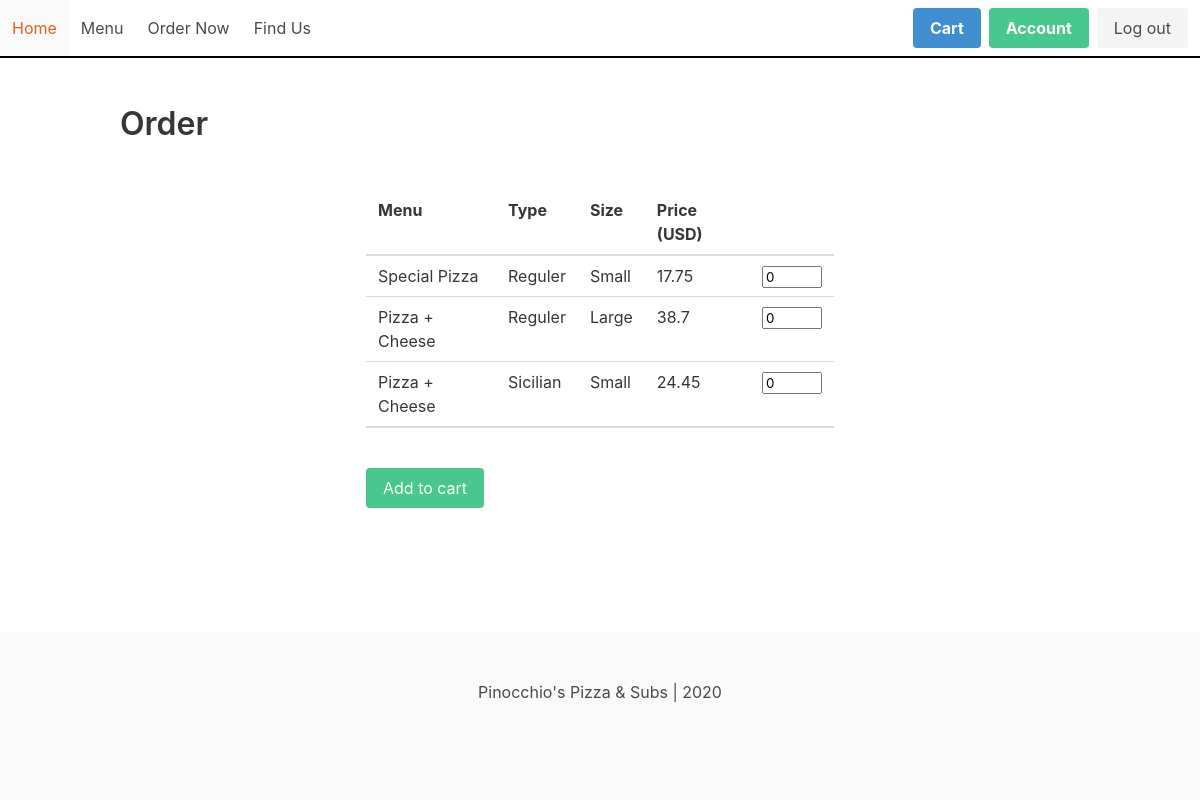
Page /order (signed in) on the committed database.
### pizza/models.py (models this page shows)
class Menu(models.Model):
    MENU_CATEGORY = (
        ("pizza", "pizza"),
        ("pasta", 'pasta'),
        ("subs", "subs"),
        ("platters", 'platters'),
        ("toppings", "toppings"),
        ("salads", "salads")
    )
    MENU_SIZE = (
        ("Small", "Small"),
        ("Large", "Large")
    )
    MENU_PIZZA_TYPE = (
        ("Reguler", "Reguler"),
        ("Sicilian","Sicilian")
    )
    menu_id = models.AutoField(primary_key=True)
    menu_category = models.CharField(max_length=10, choices=MENU_CATEGORY)
    menu_name = models.CharField(max_length=64)
    menu_pizza_type = models.CharField(max_length=8, choices=MENU_PIZZA_TYPE, blank=True)
    size = models.CharField(max_length=6, choices=MENU_SIZE, blank=True)
    price = models.FloatField()

### pizza/views.py (the view, shortened to what this page needs)
# urls.py: path("order", views.order, name='order'),
@login_required(login_url='login')
def order(request):
    context = {
        "pizza": Pizza.objects.all(),
        "toppings": Toppings.objects.all(),
        "salads": Salads.objects.all(),
        "platters": Platters.objects.all(),
        "pasta": Pasta.objects.all(),
        "menu": Menu.objects.all(),
    }
    return render(request, "pizza/order.html", context)

### pizza/templates/pizza/order.html (shortened to what this page needs)
{% extends "pizza/base.html" %}
{% block body %}
<section class="section">
    <div class="container">
        <h1 class="title">Order</h1>
        <br>
        <div class="columns is-centered">
            <div class="column is-half">
                <form action="" method="POST">
                    <table class="table is-hoverable is-fullwidth">
                        <thead>
                            <tr>
                                <th>Menu</th>
                                <th>Type</th>
                                <th>Size</th>
                                <th>Price (USD)</th>
                                <th></th>
                            </tr>
                        </thead>
                        <tbody>
                            {% for item in menu %}
                                <tr>
                                    <td>{{ item.menu_name }}</td>
                                    <td>{{ item.menu_pizza_type}}</td>
                                    <td>{{ item.size }}</td>
                                    <td>{{ item.price }}</td>
                                    <td>
                                        <input type="number" id="{{ item.menu_id }}" name="{{ item.menu_id }}" min="0" class="quantity" value="0">
                                    </td>
                                </tr>
                            {% endfor %}
                        </tbody>
                        <tfoot>
                            <tr id="total_price">
                                <th></th>
                                <th></th>
                                <th></th>
                                <th></th>
                                <th></th>
                            </tr>
                        </tfoot>
                    </table>
                    <div class="buttons">
                        <input type="submit" value="Add to cart" class="button is-success">
                    </div>
                </form>
            </div>
        </div>
    </div>
</section>
{% endblock %}

### pizza/templates/pizza/base.html (shortened to what this page needs)
{% load static %}
<!DOCTYPE html>
<html lang="en">
<head>
    <link rel="stylesheet" href="https://cdn.jsdelivr.net/npm/bulma@0.8.2/css/bulma.min.css">
    <link rel="stylesheet" href="{% static 'pizza/main.css' %}">
</head>
<body>
    <head>
        <nav class="navbar" role="navigation" aria-label="main navigation">
            <div id="navbarBasicExample" class="navbar-menu">
              <div class="navbar-start">
                <a class="navbar-item" href="{% url 'index' %}">
                    Home
                </a>
                <a class="navbar-item" href="{% url 'menu' %}">
                  Menu
                </a>
                <a class="navbar-item" href="{% url 'order' %}">
                    Order Now
                </a>
                <a class="navbar-item" href="{% url 'find-us' %}">
                    Find Us
                </a>
                </div>
              </div>
              <div class="navbar-end">
                <div class="navbar-item">
                  <div class="buttons">
                    {% if user.is_authenticated %}
                    <a class="button is-info" href="{% url 'cart' %}">
                      <strong>Cart</strong>
                    </a>
                    <a class="button is-success" href="{% url 'account-info' %}">
                      <strong>Account</strong>
                    </a>
                      <a class="button is-light" href="{% url 'logout' %}">
                        Log out
                      </a>
                    {% endif %}
                  </div>
                </div>
              </div>
          </nav>
    </head>
    {% block body %}
    {% endblock %}
    <footer class="footer">
        <div class="container">
            <div class="content has-text-centered">
                Pinocchio's Pizza & Subs | 2020
            </div>
        </div>
    </footer>
</body>
</html>

### pizza/static/pizza/main.css (style rules this page uses)
body { display: flex; min-height: 100vh; flex-direction: column; }
section { flex: 1; }
.navbar { border-bottom: 2px solid black; }
.quantity { width: 60px; }

### rows in the picture
Menu: menu_name "Special Pizza", menu_pizza_type "Reguler", size "Small", price "17.75"
Menu: menu_name "Pizza + Cheese", menu_pizza_type "Reguler", size "Large", price "38.7"
Menu: menu_name "Pizza + Cheese", menu_pizza_type "Sicilian", size "Small", price "24.45"
